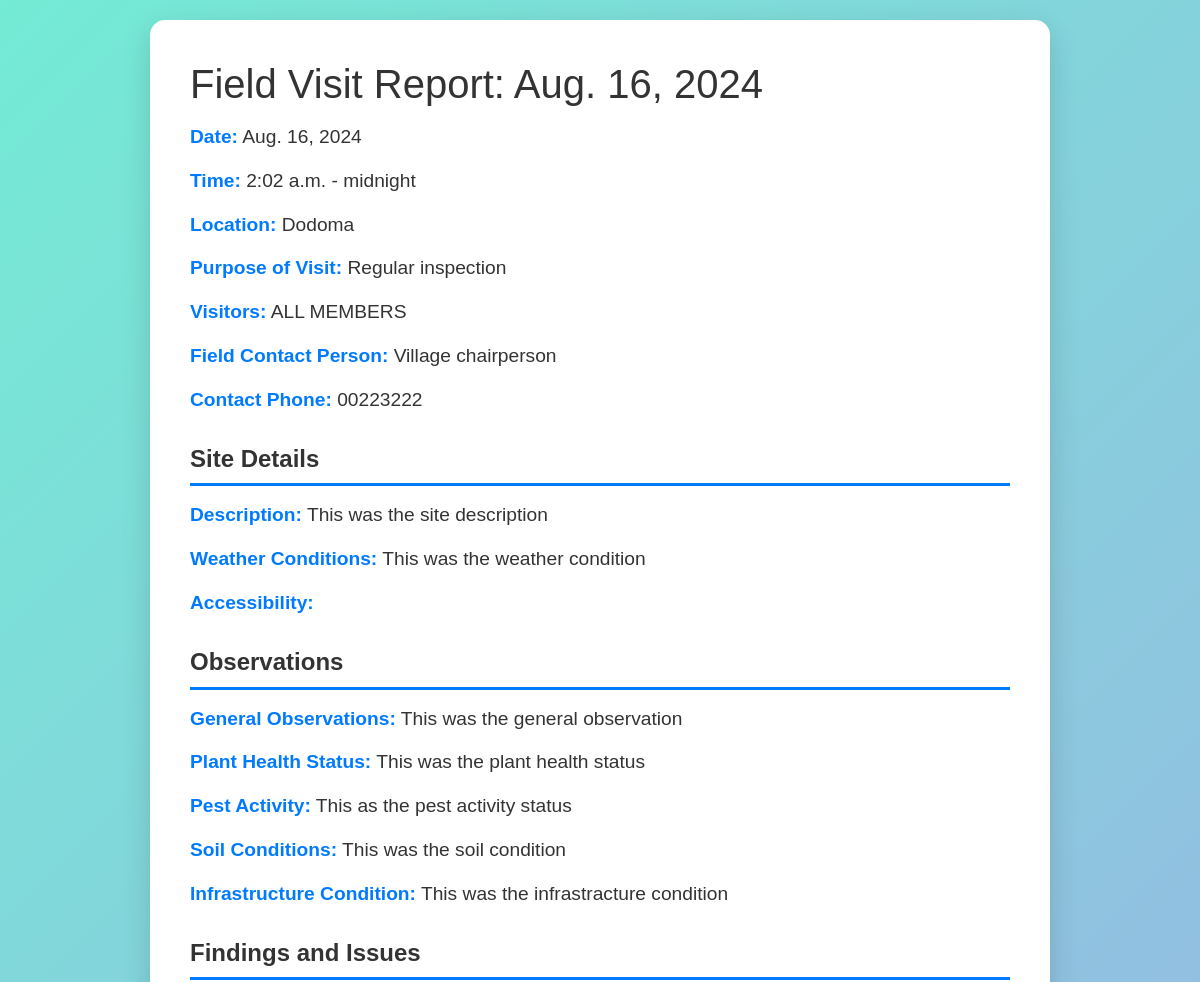
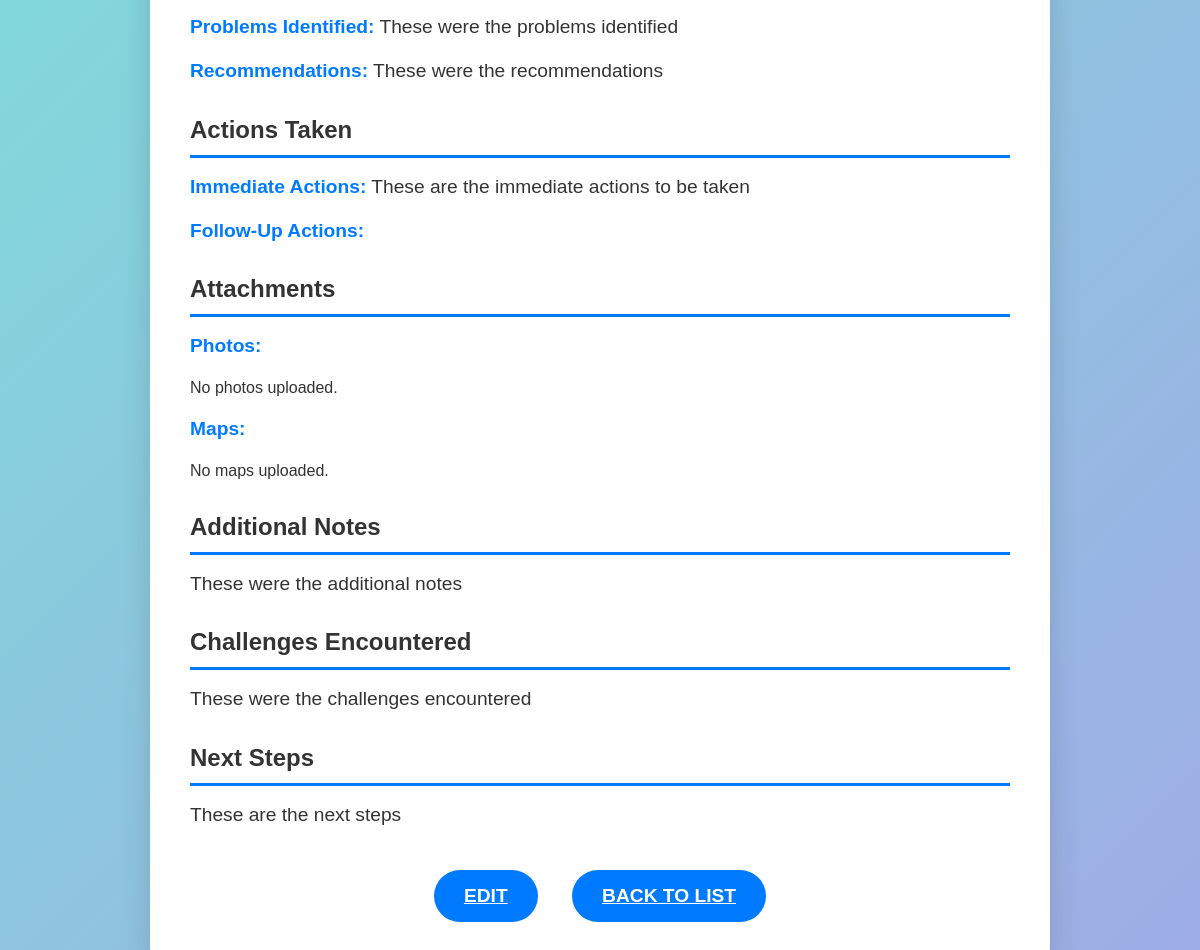
The page /fieldvisits/1/ on the database its author committed (2 pictures, top to bottom).
### FieldVisit/models.py (models this page shows, shortened)
class FieldVisitReport(models.Model):
    visit_date = models.DateField()
    visit_time_start = models.TimeField()
    visit_time_end = models.TimeField()
    location = models.CharField(max_length=255)
    purpose_of_visit = models.TextField()
    visitors = models.CharField(max_length=255)
    field_contact_person = models.CharField(max_length=255)
    field_contact_person_phone = models.CharField(max_length=20, blank=True, null=True)
    site_description = models.TextField()
    weather_conditions = models.CharField(max_length=255)
    general_observations = models.TextField()
    plant_health_status = models.TextField()
    pest_activity = models.TextField()
    soil_conditions = models.TextField()
    infrastructure_condition = models.TextField()
    problems_identified = models.TextField()
    recommendations = models.TextField()
    immediate_actions = models.TextField()
    additional_notes = models.TextField(blank=True, null=True)
    challenges_encountered = models.TextField(blank=True, null=True)
    next_steps = models.TextField(blank=True, null=True)

### FieldVisit/views.py (the view)
# urls.py: path('<int:pk>/', views.field_visit_report_detail, name='field_visit_report_detail'),
def field_visit_report_detail(request, pk):
    report = FieldVisitReport.objects.get(pk=pk)
    return render(request, 'FieldVisit/field_visit_report_detail.html', {'report': report})

### FieldVisit/Templates/FieldVisit/field_visit_report_detail.html (shortened to what this page needs)
<!DOCTYPE html>
<html lang="en">
<head>
    <link href="https://cdn.jsdelivr.net/npm/bootstrap@5.3.0/dist/css/bootstrap.min.css" rel="stylesheet">
</head>
<body>
    <div class="container">
      <h1>Field Visit Report: {{ report.visit_date }}</h1>
      <p><strong>Date:</strong> {{ report.visit_date }}</p>
      <p><strong>Time:</strong> {{ report.visit_time_start }} - {{ report.visit_time_end }}</p>
      <p><strong>Location:</strong> {{ report.location }}</p>
      <p><strong>Purpose of Visit:</strong> {{ report.purpose_of_visit }}</p>
      <p><strong>Visitors:</strong> {{ report.visitors }}</p>
      <p><strong>Field Contact Person:</strong> {{ report.field_contact_person }}</p>
      <p><strong>Contact Phone:</strong> {{ report.field_contact_person_phone }}</p>
      <h3>Site Details</h3>
      <p><strong>Description:</strong> {{ report.site_description }}</p>
      <p><strong>Weather Conditions:</strong> {{ report.weather_conditions }}</p>
      <p><strong>Accessibility:</strong> {{ report.site_accessibility }}</p>
      <h3>Observations</h3>
      <p><strong>General Observations:</strong> {{ report.general_observations }}</p>
      <p><strong>Plant Health Status:</strong> {{ report.plant_health_status }}</p>
      <p><strong>Pest Activity:</strong> {{ report.pest_activity }}</p>
      <p><strong>Soil Conditions:</strong> {{ report.soil_conditions }}</p>
      <p><strong>Infrastructure Condition:</strong> {{ report.infrastructure_condition }}</p>
      <h3>Findings and Issues</h3>
      <p><strong>Problems Identified:</strong> {{ report.problems_identified }}</p>
      <p><strong>Recommendations:</strong> {{ report.recommendations }}</p>
      <h3>Actions Taken</h3>
      <p><strong>Immediate Actions:</strong> {{ report.immediate_actions }}</p>
      <p><strong>Follow-Up Actions:</strong> {{ report.follow_up_actions }}</p>
      <h3>Attachments</h3>
      <p><strong>Photos:</strong></p>
      {% if report.photos.all %}
        <ul>
          {% for photo in report.photos.all %}
            <li><img src="{{ photo.file.url }}" alt="{{ photo.description }}" style="max-width: 300px; max-height: 200px;"></li>
          {% endfor %}
        </ul>
      {% else %}
        No photos uploaded.
      {% endif %}
      <p><strong>Maps:</strong></p>
      {% if report.maps.all %}
        <ul>
          {% for map in report.maps.all %}
            <li><a href="{{ map.file.url }}">{{ map.description }}</a></li>
          {% endfor %}
        </ul>
      {% else %}
        No maps uploaded.
      {% endif %}
      <h3>Additional Notes</h3>
      <p>{{ report.additional_notes }}</p>
      <h3>Challenges Encountered</h3>
      <p>{{ report.challenges_encountered }}</p>
      <h3>Next Steps</h3>
      <p>{{ report.next_steps }}</p>
        <div class="btn-container">
          <a href="{% url 'update_field_visit' report.pk %}">Edit</a>
            <a href="{% url 'field_visit_report_list' %}">Back to List</a>
        </div>
    </div>
</body>
</html>

### FieldVisit/Templates/FieldVisit/field_visit_report_detail.html (style rules this page uses)
body { background: linear-gradient(135deg, #74ebd5, #9face6); font-family: 'Poppins', sans-serif; color: #333; padding: 20px; }
.container { background-color: #fff; padding: 40px; border-radius: 15px; box-shadow: 0 10px 30px rgba(0, 0, 0, 0.15); margin-bottom: 30px; max-width: 900px; margin: auto; }
h3 { margin-top: 30px; font-weight: 600; color: #333; font-size: 1.5em; border-bottom: 3px solid #007bff; padding-bottom: 10px; }
p { font-size: 1.2em; margin: 15px 0; }
p strong { color: #007bff; font-weight: 700; }
.btn-container { text-align: center; margin-top: 40px; }
.btn-container a { margin: 0 15px; padding: 12px 30px; background-color: #007bff; color: white; border-radius: 50px; font-size: 1.2em; font-weight: 600; text-transform: uppercase; display: inline-block; transition: background-color 0.3s ease; }

### rows shown on the page
FieldVisitReport: visit_date "Aug. 16, 2024", visit_time_start "2:02 a.m.", visit_time_end "midnight", location "Dodoma", purpose_of_visit "Regular inspection", visitors "ALL MEMBERS", field_contact_person "Village chairperson", field_contact_person_phone "00223222", site_description "This was the site description", weather_conditions "This was the weather condition", general_observations "This was the general observation", plant_health_status "This was the plant health status", pest_activity "This as the pest activity status", soil_conditions "This was the soil condition", infrastructure_condition "This was the infrastracture condition", problems_identified "These were the problems identified", recommendations "These were the recommendations", immediate_actions "These are the immediate actions to be taken", additional_notes "These were the additional notes", challenges_encountered "These were the challenges encountered", next_steps "These are the next steps"
